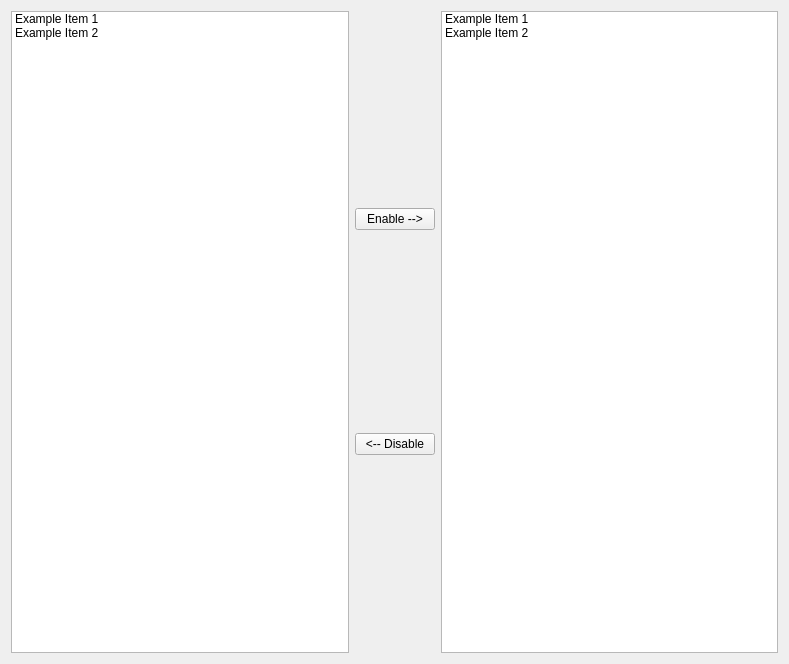
<?xml version="1.0" encoding="UTF-8"?>
<ui version="4.0">
 <class>TabContents</class>
 <widget class="QWidget" name="TabContents">
  <property name="geometry">
   <rect>
    <x>0</x>
    <y>0</y>
    <width>789</width>
    <height>664</height>
   </rect>
  </property>
  <property name="windowTitle">
   <string>Form</string>
  </property>
  <layout class="QHBoxLayout" name="horizontalLayout">
   <item>
    <widget class="QListWidget" name="list_disabled_2">
     <property name="toolTip">
      <string>Available mods and workshop items</string>
     </property>
     <property name="dragDropMode">
      <enum>QAbstractItemView::DragOnly</enum>
     </property>
     <property name="defaultDropAction">
      <enum>Qt::IgnoreAction</enum>
     </property>
     <property name="selectionMode">
      <enum>QAbstractItemView::ExtendedSelection</enum>
     </property>
     <property name="selectionBehavior">
      <enum>QAbstractItemView::SelectRows</enum>
     </property>
     <property name="iconSize">
      <size>
       <width>16</width>
       <height>16</height>
      </size>
     </property>
     <property name="verticalScrollMode">
      <enum>QAbstractItemView::ScrollPerPixel</enum>
     </property>
     <property name="movement">
      <enum>QListView::Free</enum>
     </property>
     <item>
      <property name="text">
       <string>Example Item 1</string>
      </property>
     </item>
     <item>
      <property name="text">
       <string>Example Item 2</string>
      </property>
     </item>
    </widget>
   </item>
   <item>
    <layout class="QVBoxLayout" name="verticalLayout_2">
     <item>
      <widget class="QPushButton" name="button_enable">
       <property name="text">
        <string>Enable --&gt;</string>
       </property>
      </widget>
     </item>
     <item>
      <widget class="QPushButton" name="button_disable">
       <property name="text">
        <string>&lt;-- Disable</string>
       </property>
      </widget>
     </item>
    </layout>
   </item>
   <item>
    <widget class="QListWidget" name="list_disabled">
     <property name="toolTip">
      <string>Available mods and workshop items</string>
     </property>
     <property name="dragDropMode">
      <enum>QAbstractItemView::DragOnly</enum>
     </property>
     <property name="defaultDropAction">
      <enum>Qt::IgnoreAction</enum>
     </property>
     <property name="selectionMode">
      <enum>QAbstractItemView::ExtendedSelection</enum>
     </property>
     <property name="selectionBehavior">
      <enum>QAbstractItemView::SelectRows</enum>
     </property>
     <property name="iconSize">
      <size>
       <width>16</width>
       <height>16</height>
      </size>
     </property>
     <property name="verticalScrollMode">
      <enum>QAbstractItemView::ScrollPerPixel</enum>
     </property>
     <property name="movement">
      <enum>QListView::Free</enum>
     </property>
     <item>
      <property name="text">
       <string>Example Item 1</string>
      </property>
     </item>
     <item>
      <property name="text">
       <string>Example Item 2</string>
      </property>
     </item>
    </widget>
   </item>
  </layout>
 </widget>
 <resources/>
 <connections/>
</ui>
